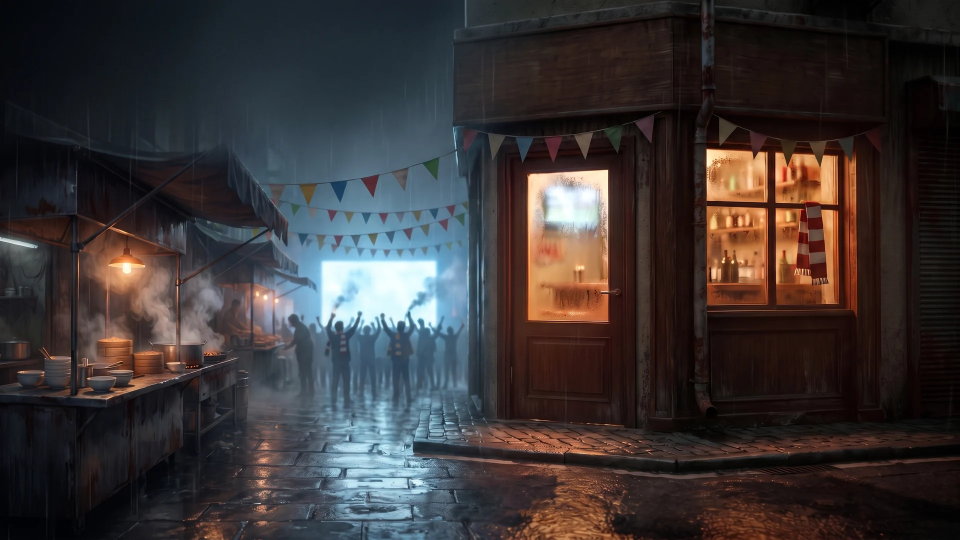
#> input picture content/title.webp, 1920 x 1080 px (shown at 1/2 size)
$ python -i render_layout_debug.py   (imports and definitions only)
#> lines starting #> are read from the running program, lines starting #| are printed output that depends on the picture
"""Composite every object cutout onto its scene background from `art/LAYOUT.json` for review.

    python scripts/render_layout_debug.py [scene ...]

Writes `content/scenes/<id>/art/debug_layout.png`, three stacked panels:
  1. every object at its `display` spot (+ money at `npc`), clean, on the neutral background
  2. every object at its `counter` spot, clean, on the puzzled background (worst-case gesture)
  3. all boxes outlined: display (cyan), counter (yellow), npc (magenta), npc_region, npc_anchor

Placement matches the web stage: x,y = object centre-BOTTOM, h = object height / bg height, width
from the cutout's own aspect. Exits non-zero when two boxes in the same zone overlap or a box
leaves the frame, so a layout edit cannot silently collide.
"""

from __future__ import annotations

import json
import sys
from pathlib import Path

from PIL import Image, ImageDraw

ROOT = Path(__file__).resolve().parents[1]
SCENES = ROOT / "content" / "scenes"
PANEL_W = 1200
COLOURS = {"display": (0, 255, 255), "counter": (255, 230, 0), "npc": (255, 0, 255)}


def box_px(art: Path, obj: str, pos: dict, size: tuple[int, int]) -> tuple[int, int, int, int]:
    W, H = size
    with Image.open(art / f"obj_{obj}.png") as im:
        aspect = im.width / im.height
    h = pos["h"] * H
    w = h * aspect
    return (round(pos["x"] * W - w / 2), round(pos["y"] * H - h), round(w), round(h))


def place(canvas: Image.Image, art: Path, obj: str, pos: dict) -> None:
    x, y, w, h = box_px(art, obj, pos, canvas.size)
    sprite = Image.open(art / f"obj_{obj}.png").convert("RGBA")
    canvas.alpha_composite(sprite.resize((max(1, w), max(1, h)), Image.Resampling.LANCZOS), (x, y))


def check(art: Path, layout: dict, size: tuple[int, int]) -> list[str]:
    problems: list[str] = []
    W, H = size
    for zone in ("display", "counter"):
        boxes = {
            o: box_px(art, o, p[zone], size) for o, p in layout["objects"].items() if zone in p
        }
        names = sorted(boxes)
        for name, (x, y, w, h) in boxes.items():
            if x < 0 or y < 0 or x + w > W or y + h > H:
                problems.append(f"{zone}: {name} leaves the frame")
        for i, a in enumerate(names):
            for b in names[i + 1 :]:
                ax, ay, aw, ah = boxes[a]
                bx, by, bw, bh = boxes[b]
                if ax < bx + bw and bx < ax + aw and ay < by + bh and by < ay + ah:
                    problems.append(f"{zone}: {a} overlaps {b}")
    return problems


def render(scene: str) -> list[str]:
    art = SCENES / scene / "art"
    layout = json.loads((art / "LAYOUT.json").read_text(encoding="utf-8"))
    objects = layout["objects"]
    neutral = Image.open(art / "bg.webp").convert("RGBA")
    puzzled_path = art / "bg_puzzled.webp"
    puzzled = Image.open(puzzled_path).convert("RGBA") if puzzled_path.is_file() else neutral.copy()
    size = neutral.size

    shelf = neutral.copy()
    for obj, pos in objects.items():
        if "display" in pos:
            place(shelf, art, obj, pos["display"])
        elif "npc" in pos:
            place(shelf, art, obj, pos["npc"])

    served = puzzled.copy()
    # Far-to-near so nearer props draw over farther ones, as the stage would.
    for obj, pos in sorted(objects.items(), key=lambda kv: kv[1].get("counter", {}).get("y", 0)):
        if "counter" in pos:
            place(served, art, obj, pos["counter"])

    boxes = neutral.copy()
    d = ImageDraw.Draw(boxes)
    W, H = size
    for obj, pos in objects.items():
        for zone, colour in COLOURS.items():
            if zone in pos:
                x, y, w, h = box_px(art, obj, pos[zone], size)
                d.rectangle((x, y, x + w, y + h), outline=colour + (255,), width=5)
                d.text((x + 6, y + 4), obj, fill=colour + (255,), font_size=30)
    if "npc_region" in layout:
        r = layout["npc_region"]
        d.rectangle(
            (r["x0"] * W, r["y0"] * H, r["x1"] * W, r["y1"] * H), outline=(255, 255, 255, 255)
        )
    ax, ay = layout["npc_anchor"]["x"] * W, layout["npc_anchor"]["y"] * H
    d.ellipse((ax - 14, ay - 14, ax + 14, ay + 14), outline=(255, 60, 60, 255), width=6)

    ph = round(PANEL_W * H / W)
    sheet = Image.new("RGB", (PANEL_W, ph * 3))
    for i, panel in enumerate((shelf, served, boxes)):
        sheet.paste(
            panel.convert("RGB").resize((PANEL_W, ph), Image.Resampling.LANCZOS), (0, i * ph)
        )
    out = art / "debug_layout.png"
    sheet.save(out, "PNG", optimize=True)
    print(f"wrote {out.relative_to(ROOT)} {sheet.size}")
    return [f"{scene}: {p}" for p in check(art, layout, size)]


def main() -> int:
    scenes = sys.argv[1:] or sorted(
        p.parent.parent.name for p in SCENES.glob("*/art/LAYOUT.json")
    )
    problems: list[str] = []
    for scene in scenes:
        problems += render(scene)
    for p in problems:
        print(f"PROBLEM {p}")
    return 1 if problems else 0


# [2 lines not run here, left out]

>>> import cv2
>>> picture = cv2.imread('../content/title.webp', cv2.IMREAD_GRAYSCALE)
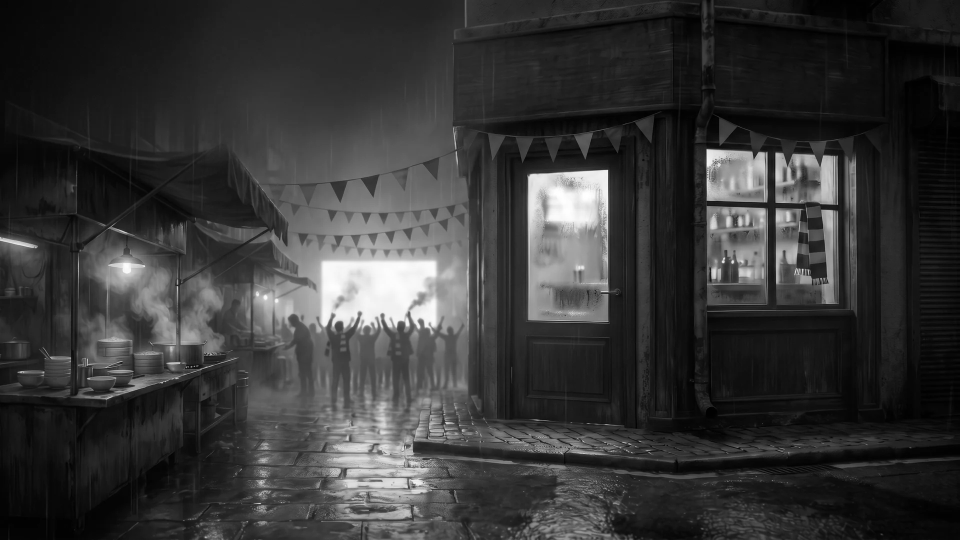
#> picture: shape (1080, 1920) (shown at 1/2 size); min 0, max 255, mean 54.6
#> (the run stopped early here; a loop or call above may not have finished)
